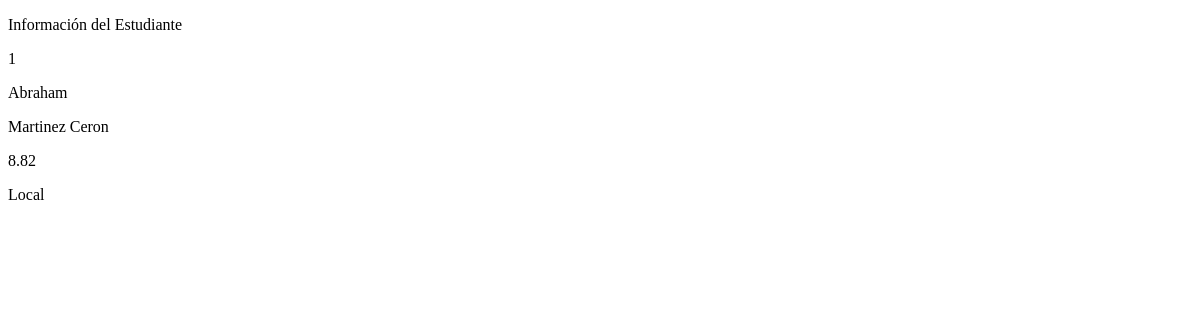
The app's page /myfirstapp/1/detalles/, older data.
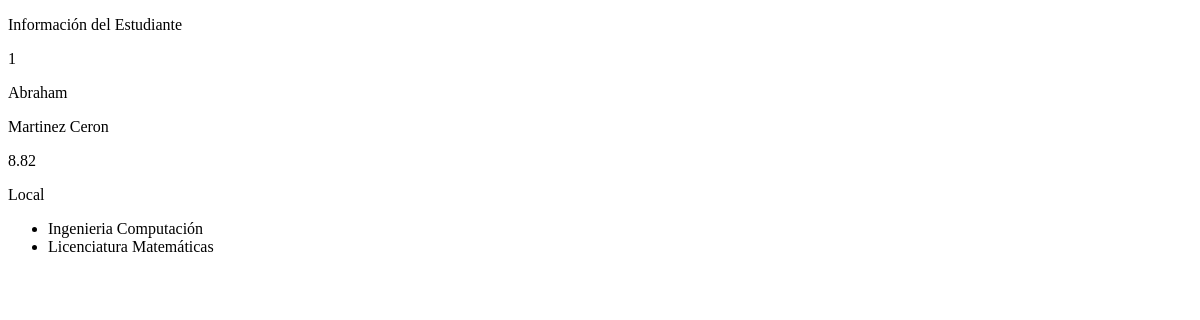
The same page, newer data.
### myfirstapp/models.py (models this page shows)
class Carrera(models.Model):
    LICENCIATURA = 1
    INGENIERIA = 2
    OPCIONES_TIPO = (
        (LICENCIATURA, "Licenciatura"),
        (INGENIERIA, "Ingenieria"),
    )
    estudiante = models.ForeignKey(Estudiante, on_delete=models.CASCADE)
    tipo = models.IntegerField(choices=OPCIONES_TIPO, null=True, blank=True)
    nombre = models.CharField(max_length=200)
    def get_tipo(self):
        return Carrera.OPCIONES_TIPO[self.tipo-1][1]

### myfirstapp/views.py (the view)
# urls.py: path("<int:estudiante_id>/detalles/", views.detalles, name="detalles"),
def detalles(request, estudiante_id):
    estudiante = get_object_or_404(Estudiante, pk=estudiante_id)
    return render(request, "myfirstapp/detalles.html", {"estudiante": estudiante})

### myfirstapp/templates/myfirstapp/detalles.html (shortened to what this page needs)
<!DOCTYPE html>
<html>
    <head>
    </head>
    <body>
        <p> Información del Estudiante </p>
        {% if estudiante %}
            <p>{{ estudiante.id }} </p>
            <p>{{ estudiante.nombre }}
            <p>{{ estudiante.apellidos }} </p>
            <p>{{ estudiante.promedio }} </p>
            {% if estudiante.foraneo %}
                <p>Foráneo</p>
            {% else %}
                <p>Local </p>
            {% endif %}
            <ul>
                {% for carrera in estudiante.carrera_set.all %}
                    <li> {{ carrera.get_tipo }} {{ carrera.nombre }} </li>
                {% endfor %}
            </ul>
    {% endif %}
    </body>
</html>

Row changes from the older to the newer data that the page shows:
added Carrera: get_tipo "Ingenieria", nombre "Computación"
added Carrera: get_tipo "Licenciatura", nombre "Matemáticas"
